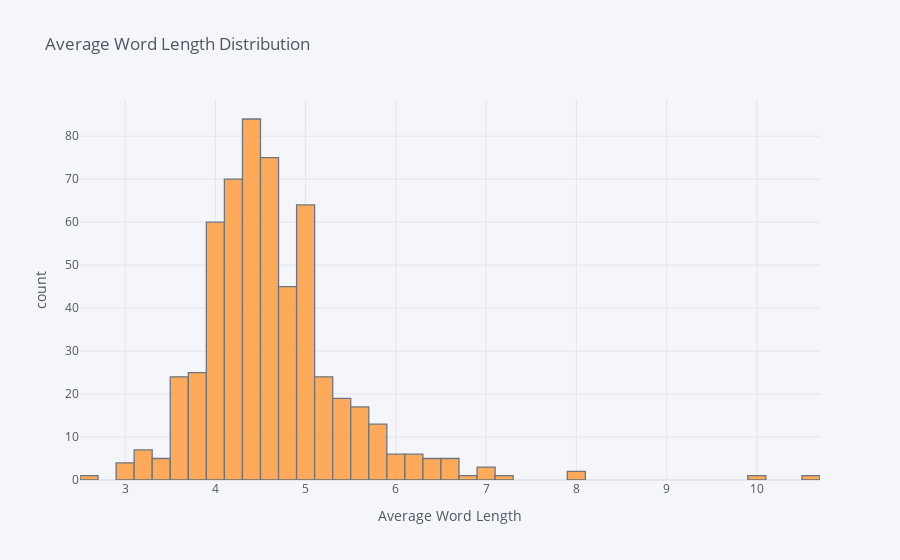

Notebook code for this chart:
### Code cell
df_copy["average_word_length"].iplot(kind="hist", bins=50, xTitle="Average Word Length", yTitle="count", title="Average Word Length Distribution")

### Figure 1 — Plotly figure (JSON) as saved in the notebook; plotly's stock layout.template omitted (floating-point values rounded to 4 significant figures; data arrays with more than 128 entries replaced by an {"elided": "..."} marker saying what was removed)
{"data": [{"histfunc": "count", "histnorm": "", "marker": {"color": "rgba(255, 153, 51, 1.0)", "line": {"color": "#4D5663", "width": 1.3}}, "name": "average_word_length", "nbinsx": 50, "opacity": 0.8, "orientation": "v", "type": "histogram", "x": {"elided": "568 float values"}}], "layout": {"barmode": "overlay", "legend": {"bgcolor": "#F5F6F9", "font": {"color": "#4D5663"}}, "paper_bgcolor": "#F5F6F9", "plot_bgcolor": "#F5F6F9", "title": {"font": {"color": "#4D5663"}, "text": "Average Word Length Distribution"}, "xaxis": {"gridcolor": "#E1E5ED", "showgrid": true, "tickfont": {"color": "#4D5663"}, "title": {"font": {"color": "#4D5663"}, "text": "Average Word Length"}, "zerolinecolor": "#E1E5ED"}, "yaxis": {"gridcolor": "#E1E5ED", "showgrid": true, "tickfont": {"color": "#4D5663"}, "title": {"font": {"color": "#4D5663"}, "text": "count"}, "zerolinecolor": "#E1E5ED"}}}
